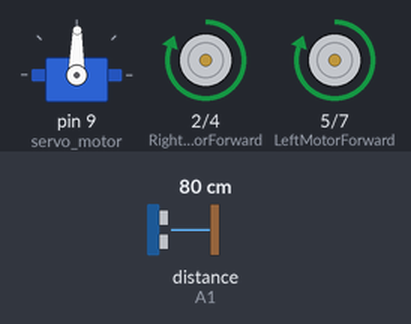
A sketch run on a simulated Arduino Uno, built with avr-gcc and run on an emulated ATmega328P. Parts: servo, motor-driver pin pairs drawn as motors (green arrow = first pin HIGH = forward, orange = second pin HIGH = backward, longer = more drive, scaled by the enable pin). Inputs (shaded band) come from the test bench; at power-on: distance to the obstacle (sensor on A1) 80 cm. The echo pulse lasts 58.3 µs per cm.

Above: at 3.8 s.
3.9 s: distance to the obstacle (sensor on A1) set to 22 cm
5.4 s: distance to the obstacle (sensor on A1) set to 18 cm
At 5.84 s:
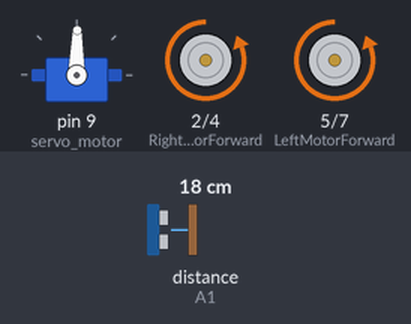
At 6.53 s:
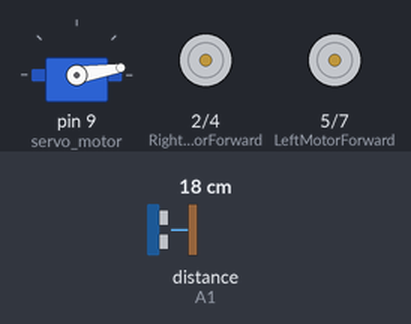
8.4 s: distance to the obstacle (sensor on A1) set to 35 cm
At 9.01 s:
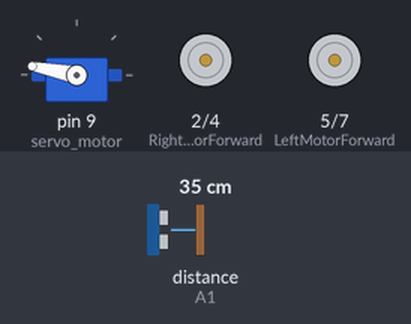
Timing chart, 0 to 12.5 s (numbered marks = the images above; inputs shaded):
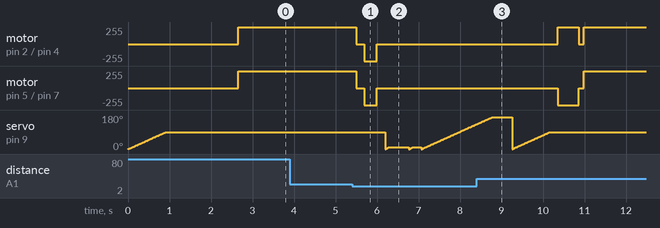

Measured:
- the behaviour switches between 21 and 20 cm on distance to the obstacle (sensor on A1) (found by bisection; images 0 and 1)
- after the input at 3.9 s, every drawn part: stays the same
- after the input at 5.4 s, motor on pin 2 (RightMotorForward) / pin 4 (RightMotorBackward), motor on pin 5 (LeftMotorForward) / pin 7 (LeftMotorBackward): forward 255/255 → stopped after 0.10 s, → backward 255/255 0.20 s later, → stopped 0.30 s later
- after the input at 8.4 s, servo on pin 9 (servo_motor): goes on until 10.2 s, then stays 89°

The sketch:

082-Robot-Kit-Obstacle-Avoiding.ino
```cpp
#include <Servo.h>          //Servo motor library. This is standard library
#include <NewPing.h>        //Ultrasonic sensor function library. You must install this library

#define maximum_distance 200

//our L298N control pins
const int LeftMotorEnable = 6;  //enb
const int LeftMotorForward = 5;//in3
const int LeftMotorBackward = 7; //in4

const int RightMotorEnable = 3; //ena
const int RightMotorForward =
2; //in1
const int RightMotorBackward = 4; //in2

//sensor pins
const int trig_pin = A0; //analog input 1
const int echo_pin = A1; //analog input 2

boolean goesForward = false;
int distance = 100;

NewPing sonar(trig_pin, echo_pin, maximum_distance); //sensor function
Servo servo_motor; //our servo name


void setup(){

  pinMode(LeftMotorEnable, OUTPUT);
  pinMode(RightMotorEnable, OUTPUT);
  pinMode(RightMotorForward, OUTPUT);
  pinMode(LeftMotorForward, OUTPUT);
  pinMode(LeftMotorBackward, OUTPUT);
  pinMode(RightMotorBackward, OUTPUT);

  servo_motor.attach(9); //our servo pin

  servoControl(90);
  delay(1000);
  distance = readPing();
  delay(100);
  distance = readPing();
  delay(100);
  distance = readPing();
  delay(100);
  distance = readPing();
  delay(100);

  analogWrite(LeftMotorEnable, 255);
  analogWrite(RightMotorEnable, 255);
}

void loop(){

  int distanceRight = 0;
  int distanceLeft = 0;
  delay(50);

  if (distance <= 20){
    moveStop();
    delay(200);
    moveBackward();
    delay(300);
    moveStop();
    delay(200);
    distanceRight = lookRight();
    delay(200);
    distanceLeft = lookLeft();
    delay(200);

    if (distance >= distanceLeft){
      turnRight();
      moveStop();
    }
    else{
      turnLeft();
      moveStop();
    }
  }
  else{
    moveForward();
  }
    distance = readPing();
}

int lookRight(){
  servoControl(10);
  delay(300);
  int distance = readPing();
  delay(100);
  servoControl(10);
  return distance;
}

int lookLeft(){
  servoControl(170);
  delay(300);
  int distance = readPing();
  delay(100);
  servoControl(90);
  return distance;
  delay(100);
}

int readPing(){
  delay(70);
  int cm = sonar.ping_cm();
  if (cm <= 0){
    cm=250;
  }
  return cm;
}

void moveStop(){

  digitalWrite(RightMotorForward, LOW);
  digitalWrite(LeftMotorForward, LOW);
  digitalWrite(RightMotorBackward, LOW);
  digitalWrite(LeftMotorBackward, LOW);
}

void moveForward(){

  if(!goesForward){

    goesForward=true;

    digitalWrite(LeftMotorForward, HIGH);
    digitalWrite(RightMotorForward, HIGH);

    digitalWrite(LeftMotorBackward, LOW);
    digitalWrite(RightMotorBackward, LOW);
  }
}

void moveBackward(){

  goesForward=false;

  digitalWrite(LeftMotorBackward, HIGH);
  digitalWrite(RightMotorBackward, HIGH);

  digitalWrite(LeftMotorForward, LOW);
  digitalWrite(RightMotorForward, LOW);

}

void turnRight(){

  digitalWrite(LeftMotorForward, HIGH);
  digitalWrite(RightMotorBackward, HIGH);

  digitalWrite(LeftMotorBackward, LOW);
  digitalWrite(RightMotorForward, LOW);

  delay(500);

  digitalWrite(LeftMotorForward, HIGH);
  digitalWrite(RightMotorForward, HIGH);

  digitalWrite(LeftMotorBackward, LOW);
  digitalWrite(RightMotorBackward, LOW);


}

void turnLeft(){

  digitalWrite(LeftMotorBackward, HIGH);
  digitalWrite(RightMotorForward, HIGH);

  digitalWrite(LeftMotorForward, LOW);
  digitalWrite(RightMotorBackward, LOW);

  delay(500);

  digitalWrite(LeftMotorForward, HIGH);
  digitalWrite(RightMotorForward, HIGH);

  digitalWrite(LeftMotorBackward, LOW);
  digitalWrite(RightMotorBackward, LOW);
}

void servoControl(int angle) {
  for(int pos=0; pos<angle; pos++ ){
    servo_motor.write(pos);
    delay(10);
  }
}
```
